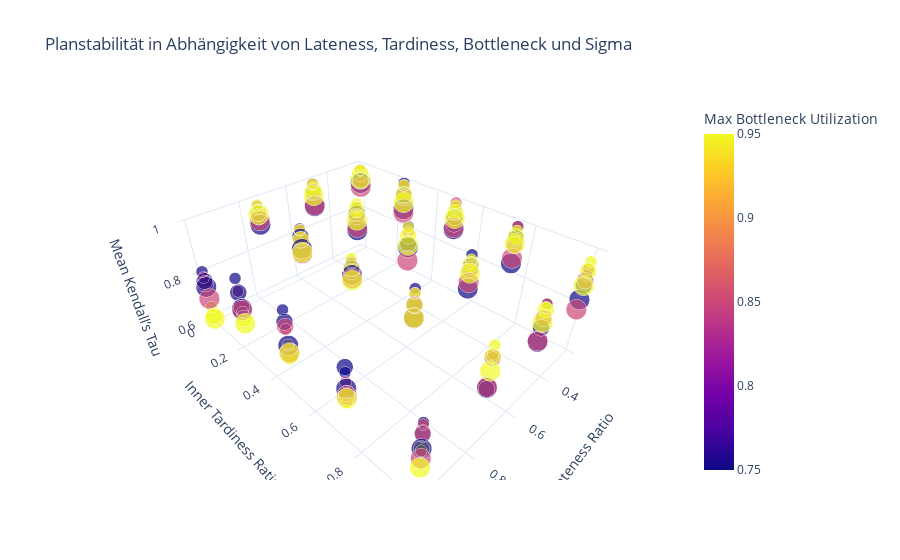

The notebook cell this image was saved under:
### Code cell
import plotly.express as px

fig = px.scatter_3d(
    df_experiments,
    x="Abs Lateness Ratio",
    y="Inner Tardiness Ratio",
    z="Mean_Kendall_Tau",
    color="Max Bottleneck Utilization",
    size="Sim Sigma",  # optional – zeigt Streuung oder Unsicherheit
    title="Planstabilität in Abhängigkeit von Lateness, Tardiness, Bottleneck und Sigma",
    template="plotly_white"
)

fig.update_layout(
    scene=dict(
        xaxis_title="Abs Lateness Ratio",
        yaxis_title="Inner Tardiness Ratio",
        zaxis_title="Mean Kendall’s Tau"
    ),
    legend_title_text="Max Bottleneck Utilization",
)

fig.show()

### Figure 1 — Plotly figure (JSON) as saved in the notebook; plotly's stock layout.template omitted (floating-point values rounded to 4 significant figures; data arrays with more than 128 entries replaced by an {"elided": "..."} marker saying what was removed)
{"data": [{"hovertemplate": "Abs Lateness Ratio=%{x}<br>Inner Tardiness Ratio=%{y}<br>Mean_Kendall_Tau=%{z}<br>Sim Sigma=%{marker.size}<br>Max Bottleneck Utilization=%{marker.color}<extra></extra>", "legendgroup": "", "marker": {"color": {"elided": "180 float values"}, "coloraxis": "coloraxis", "size": {"elided": "180 float values"}, "sizemode": "area", "sizeref": 0.00075, "symbol": "circle"}, "mode": "markers", "name": "", "scene": "scene", "showlegend": false, "x": {"elided": "180 float values"}, "y": {"elided": "180 float values"}, "z": {"elided": "180 float values"}, "type": "scatter3d"}], "layout": {"scene": {"domain": {"x": [0.0, 1.0], "y": [0.0, 1.0]}, "xaxis": {"title": {"text": "Abs Lateness Ratio"}}, "yaxis": {"title": {"text": "Inner Tardiness Ratio"}}, "zaxis": {"title": {"text": "Mean Kendall’s Tau"}}}, "coloraxis": {"colorbar": {"title": {"text": "Max Bottleneck Utilization"}}, "colorscale": [[0.0, "#0d0887"], [0.1111, "#46039f"], [0.2222, "#7201a8"], [0.3333, "#9c179e"], [0.4444, "#bd3786"], [0.5556, "#d8576b"], [0.6667, "#ed7953"], [0.7778, "#fb9f3a"], [0.8889, "#fdca26"], [1.0, "#f0f921"]]}, "legend": {"tracegroupgap": 0, "itemsizing": "constant", "title": {"text": "Max Bottleneck Utilization"}}, "title": {"text": "Planstabilität in Abhängigkeit von Lateness, Tardiness, Bottleneck und Sigma"}}}
